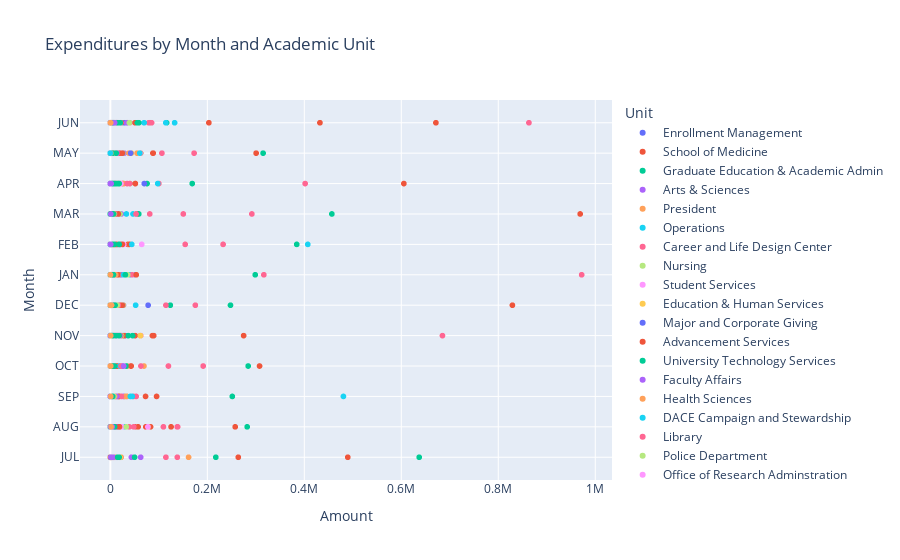

Here is the notebook cell this chart was saved with:
### Markdown cell above
#### Scatter Plot with Dimensions

Here, I have a scatter plot with the following dimensions: Amount, Month, Unit, and Account -for one Division (Academic Affairs).
Hovering over a point, you can see the subcategory of spending (ie Fees - Professional) and the Unit or Dept is the hue, or color of the hovering box description.

### Code cell
# I had added size = amount but it was blowing out the small amounts and we can already see
# the spending volume on the y axis. Size=amount does make for an interesting graph though
# but I left it out.

filtered_df3 = univ_exp24_df[
    (univ_exp24_df['Budget_Pool'].str.contains('Supplies', case=False, na=False)) &
    (univ_exp24_df['Amount'] > 0)
] 

fig = px.scatter(
                filtered_df3,
                x='Amount',
                y='Month',
                color='Unit',
                hover_name='Account',
                #size='Amount',
                title='Expenditures by Month and Academic Unit')
fig.show()
